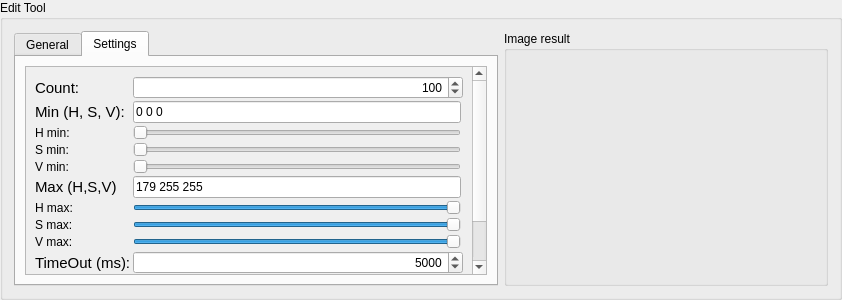
<?xml version="1.0" encoding="UTF-8"?>
<ui version="4.0">
 <class>NTUColorWidget</class>
 <widget class="QGroupBox" name="NTUColorWidget">
  <property name="geometry">
   <rect>
    <x>0</x>
    <y>0</y>
    <width>842</width>
    <height>300</height>
   </rect>
  </property>
  <property name="windowTitle">
   <string>GroupBox</string>
  </property>
  <property name="title">
   <string>Edit Tool</string>
  </property>
  <layout class="QGridLayout" name="gridLayout_6">
   <item row="0" column="0">
    <widget class="QTabWidget" name="tabWidget">
     <property name="minimumSize">
      <size>
       <width>400</width>
       <height>0</height>
      </size>
     </property>
     <property name="maximumSize">
      <size>
       <width>500</width>
       <height>16777215</height>
      </size>
     </property>
     <property name="currentIndex">
      <number>1</number>
     </property>
     <widget class="QWidget" name="General">
      <attribute name="title">
       <string>General</string>
      </attribute>
      <layout class="QGridLayout" name="gridLayout_4">
       <item row="0" column="0">
        <layout class="QGridLayout" name="gridLayout_3">
         <property name="spacing">
          <number>2</number>
         </property>
         <item row="2" column="0">
          <widget class="QLabel" name="label_8">
           <property name="font">
            <font>
             <pointsize>11</pointsize>
            </font>
           </property>
           <property name="text">
            <string>Tool Enable:</string>
           </property>
          </widget>
         </item>
         <item row="0" column="0">
          <widget class="QLabel" name="label_6">
           <property name="font">
            <font>
             <pointsize>11</pointsize>
            </font>
           </property>
           <property name="text">
            <string>Tool Name:</string>
           </property>
          </widget>
         </item>
         <item row="0" column="1" colspan="2">
          <widget class="QLineEdit" name="lineEdit_name">
           <property name="alignment">
            <set>Qt::AlignRight|Qt::AlignTrailing|Qt::AlignVCenter</set>
           </property>
          </widget>
         </item>
         <item row="2" column="1" colspan="2">
          <widget class="QComboBox" name="comboBox_toolEnable"/>
         </item>
         <item row="1" column="1" colspan="2">
          <widget class="QComboBox" name="comboBox_toolFixture">
           <item>
            <property name="text">
             <string>None</string>
            </property>
           </item>
          </widget>
         </item>
         <item row="1" column="0">
          <widget class="QLabel" name="label_7">
           <property name="font">
            <font>
             <pointsize>11</pointsize>
            </font>
           </property>
           <property name="text">
            <string>Tool Fixture:</string>
           </property>
          </widget>
         </item>
         <item row="4" column="0">
          <spacer name="verticalSpacer">
           <property name="orientation">
            <enum>Qt::Vertical</enum>
           </property>
           <property name="sizeHint" stdset="0">
            <size>
             <width>20</width>
             <height>40</height>
            </size>
           </property>
          </spacer>
         </item>
         <item row="3" column="0">
          <widget class="QLabel" name="label_12">
           <property name="font">
            <font>
             <pointsize>11</pointsize>
            </font>
           </property>
           <property name="text">
            <string>Execution Time (ms):</string>
           </property>
          </widget>
         </item>
         <item row="3" column="1" colspan="2">
          <widget class="QLineEdit" name="lineEdit_executionTime">
           <property name="enabled">
            <bool>false</bool>
           </property>
           <property name="layoutDirection">
            <enum>Qt::RightToLeft</enum>
           </property>
           <property name="alignment">
            <set>Qt::AlignRight|Qt::AlignTrailing|Qt::AlignVCenter</set>
           </property>
          </widget>
         </item>
        </layout>
       </item>
      </layout>
     </widget>
     <widget class="QWidget" name="Settings">
      <attribute name="title">
       <string>Settings</string>
      </attribute>
      <layout class="QGridLayout" name="gridLayout_2">
       <item row="0" column="0">
        <widget class="QScrollArea" name="scrollArea">
         <property name="widgetResizable">
          <bool>true</bool>
         </property>
         <widget class="QWidget" name="scrollAreaWidgetContents">
          <property name="geometry">
           <rect>
            <x>0</x>
            <y>0</y>
            <width>448</width>
            <height>284</height>
           </rect>
          </property>
          <layout class="QGridLayout" name="gridLayout_8">
           <item row="0" column="0">
            <layout class="QGridLayout" name="gridLayout">
             <property name="spacing">
              <number>2</number>
             </property>
             <item row="6" column="0">
              <widget class="QLabel" name="label_14">
               <property name="text">
                <string>H max:</string>
               </property>
              </widget>
             </item>
             <item row="7" column="0">
              <widget class="QLabel" name="label_15">
               <property name="text">
                <string>S max:</string>
               </property>
              </widget>
             </item>
             <item row="11" column="0">
              <widget class="QLabel" name="label_11">
               <property name="font">
                <font>
                 <pointsize>11</pointsize>
                </font>
               </property>
               <property name="text">
                <string>Result:</string>
               </property>
              </widget>
             </item>
             <item row="4" column="0">
              <widget class="QLabel" name="label_13">
               <property name="text">
                <string>V min:</string>
               </property>
              </widget>
             </item>
             <item row="1" column="0">
              <widget class="QLabel" name="label_3">
               <property name="font">
                <font>
                 <pointsize>11</pointsize>
                </font>
               </property>
               <property name="text">
                <string>Min (H, S, V):</string>
               </property>
              </widget>
             </item>
             <item row="5" column="0">
              <widget class="QLabel" name="label">
               <property name="font">
                <font>
                 <pointsize>11</pointsize>
                </font>
               </property>
               <property name="text">
                <string>Max (H,S,V)</string>
               </property>
              </widget>
             </item>
             <item row="0" column="0">
              <widget class="QLabel" name="label_2">
               <property name="font">
                <font>
                 <pointsize>11</pointsize>
                </font>
               </property>
               <property name="text">
                <string>Count:</string>
               </property>
              </widget>
             </item>
             <item row="2" column="1">
              <widget class="QSlider" name="horizontalSlider_hMin">
               <property name="maximum">
                <number>197</number>
               </property>
               <property name="orientation">
                <enum>Qt::Horizontal</enum>
               </property>
              </widget>
             </item>
             <item row="0" column="1" colspan="2">
              <widget class="QSpinBox" name="spinBox_count">
               <property name="sizePolicy">
                <sizepolicy hsizetype="Minimum" vsizetype="Fixed">
                 <horstretch>0</horstretch>
                 <verstretch>0</verstretch>
                </sizepolicy>
               </property>
               <property name="alignment">
                <set>Qt::AlignRight|Qt::AlignTrailing|Qt::AlignVCenter</set>
               </property>
               <property name="maximum">
                <number>100000</number>
               </property>
               <property name="value">
                <number>100</number>
               </property>
              </widget>
             </item>
             <item row="9" column="0">
              <widget class="QLabel" name="label_10">
               <property name="font">
                <font>
                 <pointsize>11</pointsize>
                </font>
               </property>
               <property name="text">
                <string>TimeOut (ms):</string>
               </property>
              </widget>
             </item>
             <item row="7" column="1">
              <widget class="QSlider" name="horizontalSlider_Smax">
               <property name="maximum">
                <number>255</number>
               </property>
               <property name="value">
                <number>255</number>
               </property>
               <property name="orientation">
                <enum>Qt::Horizontal</enum>
               </property>
              </widget>
             </item>
             <item row="1" column="1">
              <widget class="QLineEdit" name="lineEdit_minBGR">
               <property name="enabled">
                <bool>true</bool>
               </property>
               <property name="text">
                <string>0 0 0</string>
               </property>
              </widget>
             </item>
             <item row="3" column="0">
              <widget class="QLabel" name="label_9">
               <property name="text">
                <string>S min:</string>
               </property>
              </widget>
             </item>
             <item row="11" column="1" colspan="2">
              <widget class="QLineEdit" name="lineEdit_result">
               <property name="enabled">
                <bool>false</bool>
               </property>
               <property name="alignment">
                <set>Qt::AlignRight|Qt::AlignTrailing|Qt::AlignVCenter</set>
               </property>
              </widget>
             </item>
             <item row="10" column="0">
              <widget class="QLabel" name="label_4">
               <property name="font">
                <font>
                 <pointsize>11</pointsize>
                </font>
               </property>
               <property name="text">
                <string>Search:</string>
               </property>
              </widget>
             </item>
             <item row="4" column="1">
              <widget class="QSlider" name="horizontalSlider_Vmin">
               <property name="maximum">
                <number>255</number>
               </property>
               <property name="orientation">
                <enum>Qt::Horizontal</enum>
               </property>
              </widget>
             </item>
             <item row="9" column="1" colspan="2">
              <widget class="QSpinBox" name="spinBox_timeOut">
               <property name="alignment">
                <set>Qt::AlignRight|Qt::AlignTrailing|Qt::AlignVCenter</set>
               </property>
               <property name="maximum">
                <number>10000</number>
               </property>
               <property name="singleStep">
                <number>100</number>
               </property>
               <property name="value">
                <number>5000</number>
               </property>
              </widget>
             </item>
             <item row="6" column="1">
              <widget class="QSlider" name="horizontalSlider_Hmax">
               <property name="maximum">
                <number>179</number>
               </property>
               <property name="value">
                <number>179</number>
               </property>
               <property name="orientation">
                <enum>Qt::Horizontal</enum>
               </property>
              </widget>
             </item>
             <item row="10" column="1" colspan="2">
              <widget class="QLineEdit" name="lineEdit_search">
               <property name="enabled">
                <bool>false</bool>
               </property>
               <property name="alignment">
                <set>Qt::AlignRight|Qt::AlignTrailing|Qt::AlignVCenter</set>
               </property>
              </widget>
             </item>
             <item row="3" column="1">
              <widget class="QSlider" name="horizontalSlider_Smin">
               <property name="maximum">
                <number>255</number>
               </property>
               <property name="orientation">
                <enum>Qt::Horizontal</enum>
               </property>
              </widget>
             </item>
             <item row="2" column="0">
              <widget class="QLabel" name="label_5">
               <property name="text">
                <string>H min:</string>
               </property>
              </widget>
             </item>
             <item row="5" column="1">
              <widget class="QLineEdit" name="lineEdit_maxBGR">
               <property name="enabled">
                <bool>true</bool>
               </property>
               <property name="text">
                <string>179 255 255</string>
               </property>
              </widget>
             </item>
             <item row="8" column="0">
              <widget class="QLabel" name="label_16">
               <property name="text">
                <string>V max:</string>
               </property>
              </widget>
             </item>
             <item row="8" column="1">
              <widget class="QSlider" name="horizontalSlider_Vmax">
               <property name="maximum">
                <number>255</number>
               </property>
               <property name="value">
                <number>255</number>
               </property>
               <property name="orientation">
                <enum>Qt::Horizontal</enum>
               </property>
              </widget>
             </item>
            </layout>
           </item>
          </layout>
         </widget>
        </widget>
       </item>
      </layout>
     </widget>
    </widget>
   </item>
   <item row="0" column="1">
    <widget class="QGroupBox" name="groupBox_2">
     <property name="title">
      <string>Image result</string>
     </property>
     <layout class="QGridLayout" name="gridLayout_7">
      <property name="leftMargin">
       <number>9</number>
      </property>
      <property name="topMargin">
       <number>9</number>
      </property>
      <property name="rightMargin">
       <number>9</number>
      </property>
      <property name="bottomMargin">
       <number>9</number>
      </property>
      <item row="0" column="0">
       <layout class="QGridLayout" name="gridLayout_5">
        <item row="0" column="0" rowspan="2">
         <widget class="NTUVideoWidget" name="imageShow">
          <property name="minimumSize">
           <size>
            <width>300</width>
            <height>0</height>
           </size>
          </property>
          <property name="text">
           <string/>
          </property>
         </widget>
        </item>
       </layout>
      </item>
     </layout>
    </widget>
   </item>
  </layout>
 </widget>
 <customwidgets>
  <customwidget>
   <class>NTUVideoWidget</class>
   <extends>QLabel</extends>
   <header location="global">NTUVideoWidget.h</header>
  </customwidget>
 </customwidgets>
 <resources/>
 <connections/>
</ui>
